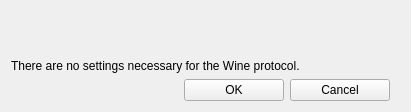
<?xml version="1.0" encoding="UTF-8"?>
<ui version="4.0">
 <class>UICFTControls</class>
 <widget class="QWidget" name="UICFTControls">
  <property name="geometry">
   <rect>
    <x>0</x>
    <y>0</y>
    <width>411</width>
    <height>112</height>
   </rect>
  </property>
  <property name="windowTitle">
   <string>FreeTrack settings FaceTrackNoIR</string>
  </property>
  <property name="windowIcon">
   <iconset>
    <normaloff>images/freetrack.png</normaloff>images/freetrack.png</iconset>
  </property>
  <property name="layoutDirection">
   <enum>Qt::LeftToRight</enum>
  </property>
  <property name="autoFillBackground">
   <bool>false</bool>
  </property>
  <layout class="QVBoxLayout" name="_vertical_layout">
   <item>
    <layout class="QHBoxLayout">
     <item>
      <spacer name="horizontalSpacer_3">
       <property name="orientation">
        <enum>Qt::Horizontal</enum>
       </property>
       <property name="sizeHint" stdset="0">
        <size>
         <width>40</width>
         <height>20</height>
        </size>
       </property>
      </spacer>
     </item>
    </layout>
   </item>
   <item>
    <spacer name="verticalSpacer">
     <property name="orientation">
      <enum>Qt::Vertical</enum>
     </property>
     <property name="sizeHint" stdset="0">
      <size>
       <width>20</width>
       <height>40</height>
      </size>
     </property>
    </spacer>
   </item>
   <item>
    <layout class="QVBoxLayout" name="verticalLayout">
     <item>
      <widget class="QLabel" name="label_2">
       <property name="text">
        <string>There are no settings necessary for the Wine protocol.</string>
       </property>
      </widget>
     </item>
    </layout>
   </item>
   <item>
    <layout class="QHBoxLayout" name="horizontalLayout">
     <item>
      <spacer name="horizontalSpacer_2">
       <property name="orientation">
        <enum>Qt::Horizontal</enum>
       </property>
       <property name="sizeHint" stdset="0">
        <size>
         <width>40</width>
         <height>20</height>
        </size>
       </property>
      </spacer>
     </item>
     <item>
      <layout class="QHBoxLayout" name="horizontalLayout_2">
       <property name="sizeConstraint">
        <enum>QLayout::SetDefaultConstraint</enum>
       </property>
       <item>
        <widget class="QPushButton" name="btnOK">
         <property name="sizePolicy">
          <sizepolicy hsizetype="Preferred" vsizetype="Fixed">
           <horstretch>0</horstretch>
           <verstretch>0</verstretch>
          </sizepolicy>
         </property>
         <property name="minimumSize">
          <size>
           <width>100</width>
           <height>0</height>
          </size>
         </property>
         <property name="maximumSize">
          <size>
           <width>100</width>
           <height>16777215</height>
          </size>
         </property>
         <property name="text">
          <string>OK</string>
         </property>
        </widget>
       </item>
       <item>
        <widget class="QPushButton" name="btnCancel">
         <property name="sizePolicy">
          <sizepolicy hsizetype="Preferred" vsizetype="Fixed">
           <horstretch>0</horstretch>
           <verstretch>0</verstretch>
          </sizepolicy>
         </property>
         <property name="minimumSize">
          <size>
           <width>100</width>
           <height>0</height>
          </size>
         </property>
         <property name="maximumSize">
          <size>
           <width>100</width>
           <height>16777215</height>
          </size>
         </property>
         <property name="text">
          <string>Cancel</string>
         </property>
        </widget>
       </item>
      </layout>
     </item>
     <item>
      <spacer name="horizontalSpacer">
       <property name="orientation">
        <enum>Qt::Horizontal</enum>
       </property>
       <property name="sizeType">
        <enum>QSizePolicy::Fixed</enum>
       </property>
       <property name="sizeHint" stdset="0">
        <size>
         <width>10</width>
         <height>20</height>
        </size>
       </property>
      </spacer>
     </item>
    </layout>
   </item>
  </layout>
 </widget>
 <resources/>
 <connections/>
 <slots>
  <slot>startEngineClicked()</slot>
  <slot>stopEngineClicked()</slot>
  <slot>cameraSettingsClicked()</slot>
 </slots>
</ui>
